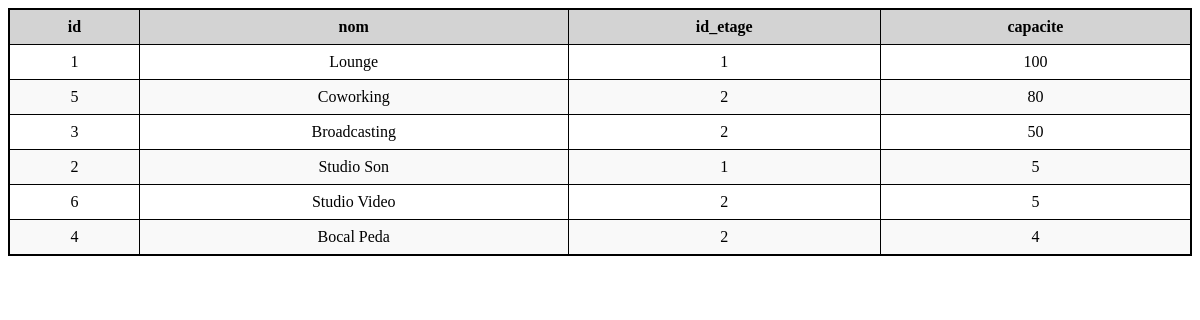
The page /jour10/job09/index.php on the database its author committed.
### tables this page shows
CREATE TABLE `salles` (
  `id` int NOT NULL,
  `nom` varchar(255) NOT NULL,
  `id_etage` int NOT NULL,
  `capacite` int NOT NULL
);

### jour10/job09/index.php (the view, shortened to what this page needs)
<?php
    $mysqli = new mysqli("localhost", "root", "", "jour09");
    $query ="SELECT * FROM salles ORDER BY capacite DESC";
    $result = $mysqli->query($query);
    $firstRow = $result->fetch_assoc();
    $columns = array_keys($firstRow);
?>
<!DOCTYPE html>
<html lang="fr">
<head>
    <link rel="stylesheet" href="index.css" />
</head>
<body>
    <table>
        <thead>
            <tr>
                <?php foreach ($columns as $col): ?>
                    <th><?= $col ?></th>
                <?php endforeach; ?>
            </tr>
        </thead>
        <tbody>
            <tr>
                <?php foreach ($firstRow as $val): ?>
                    <td><?= $val ?></td>
                <?php endforeach; ?>
            </tr>
            <?php while ($row = $result->fetch_assoc()): ?>
                <tr>
                    <?php foreach ($row as $val): ?>
                        <td><?= $val ?></td>
                    <?php endforeach; ?>
                </tr>
            <?php endwhile; ?>
        </tbody>
    </table>
</body>
</html>

### jour10/job09/index.css (style rules this page uses)
table { border: solid 2px black; border-collapse: collapse; width: 100%; }
th { background-color: lightgray; }
th, td { border: 1px solid black; text-align: center; padding: 8px; }
tbody tr:nth-child(even) { background-color: #f9f9f9; }

### rows shown on the page
salles: nom "Lounge", capacite "100"
salles: id "5", nom "Coworking", id_etage "2", capacite "80"
salles: id "3", nom "Broadcasting", id_etage "2", capacite "50"
salles: id "2", nom "Studio Son", id_etage "1", capacite "5"
salles: id "6", nom "Studio Video", id_etage "2", capacite "5"
salles: val "4", nom "Bocal Peda", id_etage "2"

### other values the page prints
$col "id"
$col "nom"
$col "id_etage"
$col "capacite"
$val "1"
